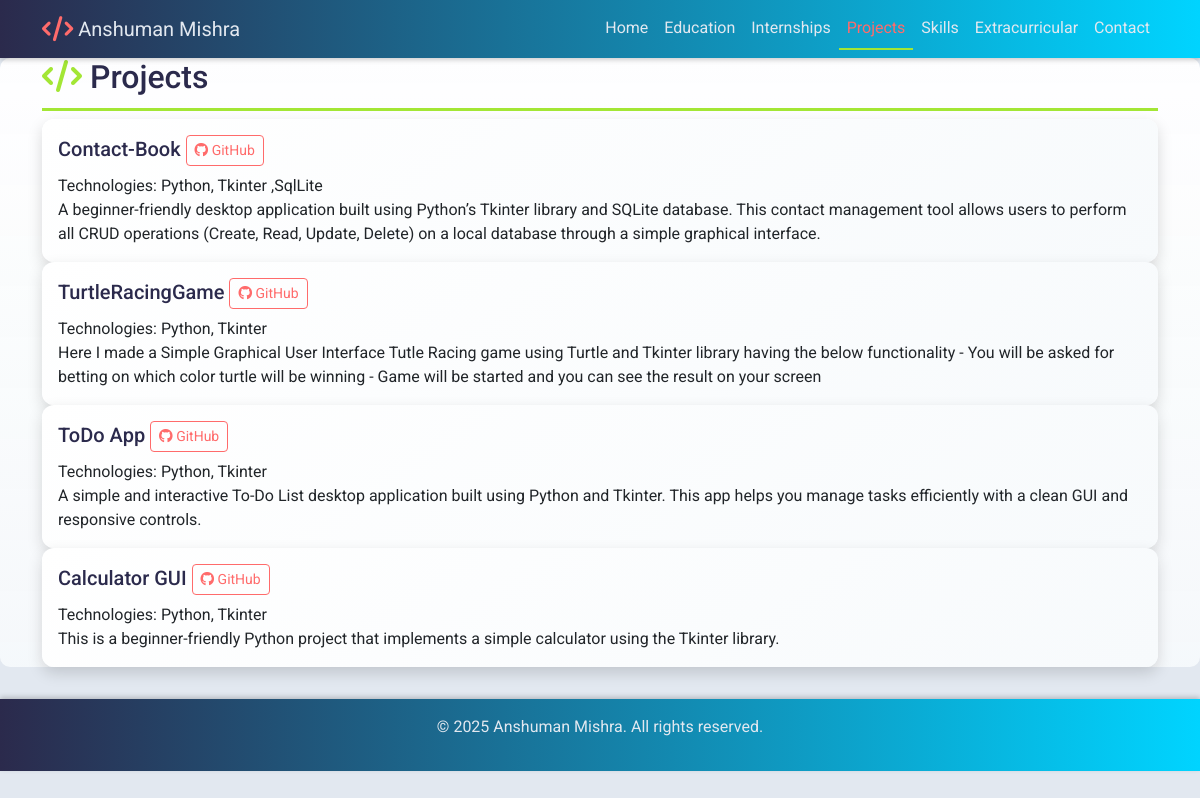
/projects/, run on the app's committed database.
### myportfolio/models.py (models this page shows, shortened)
class Project(models.Model):
    title = models.CharField(max_length=100)
    technologies = models.CharField(max_length=100)
    github_link = models.URLField()
    description = models.TextField()

### myportfolio/views.py (the view)
# urls.py: path('projects/', views.projects, name='projects'),
def projects(request):
    projects = Project.objects.all()
    return render(request, 'myportfolio/projects.html', {'projects': projects})

### myportfolio/templates/myportfolio/projects.html (shortened to what this page needs)
{% extends 'myportfolio/base.html' %}
{% block content %}
    <section class="section animate__animated animate__fadeIn">
        <div class="container">
            <h2 class="animate__animated animate__fadeInLeft"><i class="fas fa-code" style="color: var(--accent2);"></i> Projects</h2>
            {% for project in projects %}
            <div class="card">
                <div class="card-body">
                    <h5 class="card-title">{{ project.title }} <a href="{{ project.github_link }}" class="btn btn-sm btn-outline-primary"><i class="fab fa-github" style="color: var(--accent1);"></i> GitHub</a></h5>
                    <p class="card-text">
                        Technologies: {{ project.technologies }}<br>
                        {{ project.description }}
                    </p>
                </div>
            </div>
            {% endfor %}
        </div>
    </section>
{% endblock %}

### myportfolio/templates/myportfolio/base.html (shortened to what this page needs)
{% load static %}
<!DOCTYPE html>
<html lang="en">
<head>
    <link href="https://cdn.jsdelivr.net/npm/bootstrap@5.3.3/dist/css/bootstrap.min.css" rel="stylesheet">
    <link rel="stylesheet" href="https://cdnjs.cloudflare.com/ajax/libs/animate.css/4.1.1/animate.min.css">
    <link rel="stylesheet" href="https://cdnjs.cloudflare.com/ajax/libs/font-awesome/6.4.2/css/all.min.css">
    <link rel="stylesheet" href="{% static 'myportfolio/css/style.css' %}">
</head>
<body>
    <nav class="navbar navbar-expand-lg navbar-light sticky-top animate__animated animate__fadeInDown">
        <div class="container">
            <a class="navbar-brand" href="{% url 'home' %}"><i class="fas fa-code fa-lg" style="color: var(--accent1);"></i> Anshuman Mishra</a>
            <div class="collapse navbar-collapse" id="navbarNav">
                <ul class="navbar-nav ms-auto">
                    <li class="nav-item"><a class="nav-link {% if request.path == '/' %}active{% endif %}" href="{% url 'home' %}">Home</a></li>
                    <li class="nav-item"><a class="nav-link {% if request.path == '/education/' %}active{% endif %}" href="{% url 'education' %}">Education</a></li>
                    <li class="nav-item"><a class="nav-link {% if request.path == '/internships/' %}active{% endif %}" href="{% url 'internships' %}">Internships</a></li>
                    <li class="nav-item"><a class="nav-link {% if request.path == '/projects/' %}active{% endif %}" href="{% url 'projects' %}">Projects</a></li>
                    <li class="nav-item"><a class="nav-link {% if request.path == '/skills/' %}active{% endif %}" href="{% url 'skills' %}">Skills</a></li>
                    <li class="nav-item"><a class="nav-link {% if request.path == '/extracurricular/' %}active{% endif %}" href="{% url 'extracurricular' %}">Extracurricular</a></li>
                    <li class="nav-item"><a class="nav-link {% if request.path == '/contact/' %}active{% endif %}" href="{% url 'contact' %}">Contact</a></li>
                </ul>
            </div>
        </div>
    </nav>
    {% block content %}
    {% endblock %}
    <footer class="text-center py-3 animate__animated animate__fadeIn">
        <div class="container">
            <p>© 2025 Anshuman Mishra. All rights reserved.</p>
        </div>
    </footer>
</body>
</html>

### myportfolio/static/myportfolio/css/style.css (style rules this page uses)
:root { --primary: #2B2A4C; --secondary: #00D4FF; --accent1: #FF6B6B; --accent2: #A3E635; --background: #E2E8F0; --text: #1A1A2E; }
body { background-color: var(--background); color: var(--text); font-family: 'Roboto', sans-serif; overflow-x: hidden; scroll-behavior: smooth; }
.navbar { background: linear-gradient(90deg, var(--primary), var(--secondary)) !important; box-shadow: 0 2px 5px rgba(0, 0, 0, 0.2); }
.navbar-brand, .nav-link { color: var(--background) !important; transition: transform 0.3s ease, color 0.3s ease; }
.nav-link.active { color: var(--accent1) !important; border-bottom: 2px solid var(--accent2); }
.card { border: none; border-radius: 12px; background: linear-gradient(145deg, #FFFFFF, #F7FAFC); box-shadow: 0 6px 15px rgba(0, 0, 0, 0.15); transition: transform 0.4s ease, box-shadow 0.4s ease, background 0.4s ease; opacity: 0; position: relative; overflow: hidden; }
.card.animate { opacity: 1; animation: slideInUp 0.6s ease forwards; }
.card::after { content: ''; position: absolute; top: 0; left: 0; width: 100%; height: 100%; background: linear-gradient(180deg, rgba(43, 42, 76, 0.4), transparent); opacity: 0; transition: opacity 0.4s ease; }
.card-title { color: var(--primary); transition: color 0.4s ease; }
.btn-outline-primary { border-color: var(--accent1); color: var(--accent1); transition: all 0.3s ease; }
footer { background: linear-gradient(90deg, var(--primary), var(--secondary)); color: var(--background); box-shadow: 0 -2px 5px rgba(0, 0, 0, 0.2); }
.section { background: linear-gradient(to bottom, rgba(255, 255, 255, 0.95), rgba(247, 250, 252, 0.9)); margin-bottom: 2rem; position: relative; border-radius: 10px; }
.section h2 { color: var(--primary); border-bottom: 3px solid var(--accent2); padding-bottom: 0.7rem; }

### data on the page
Project: title "Contact-Book", technologies "Python, Tkinter ,SqlLite", description "A beginner-friendly desktop application built using Python’s Tkinter library and SQLite database. This contact management tool allows users to perform all CRUD operations (Create, Read, Update, Delete) on a local database through a simple graphical interface."
Project: title "TurtleRacingGame", technologies "Python, Tkinter", description "Here I made a Simple Graphical User Interface Tutle Racing game using Turtle and Tkinter library having the below functionality - You will be asked for betting on which color turtle will be winning - Game will be started and you can see the result on your screen"
Project: title "ToDo App", technologies "Python, Tkinter", description "A simple and interactive To-Do List desktop application built using Python and Tkinter. This app helps you manage tasks efficiently with a clean GUI and responsive controls."
Project: title "Calculator GUI", technologies "Python, Tkinter", description "This is a beginner-friendly Python project that implements a simple calculator using the Tkinter library."
